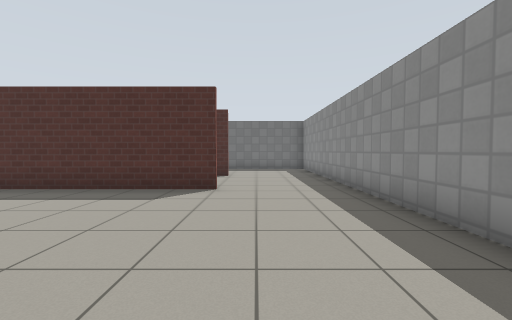
View 1 (above)

21 first-person views from a walk through a world built for the Gazebo simulator. The camera is 0.94 m above the floor, tilts 2° down and sees 90° across. The floor is counted in squares, 1 m on a side. Each view is taken from the middle of a square. On the plan, view 1 faces up. The plan holds only what a view shows up to about 10 squares ahead; the rest is blank. Gazebo's built-in surfaces are drawn with simple patterns.

View 2
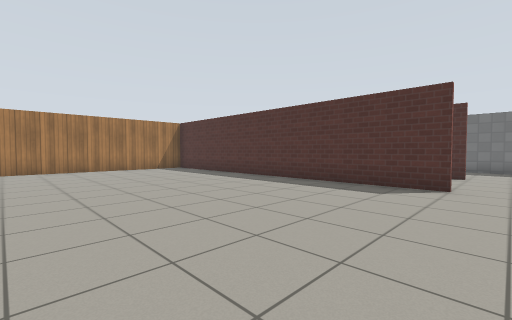

View 3
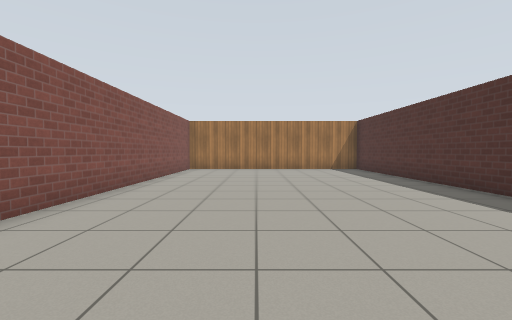

View 4
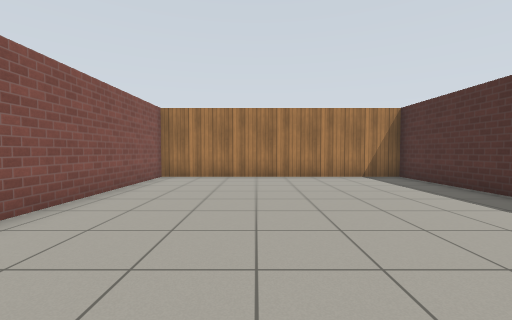

View 5
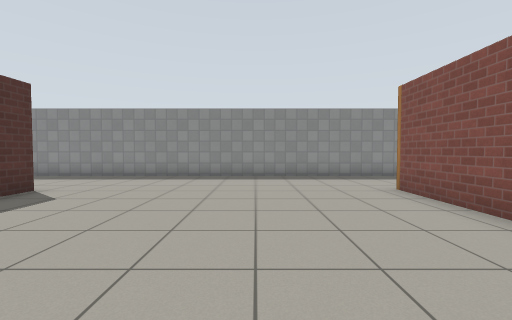

View 6
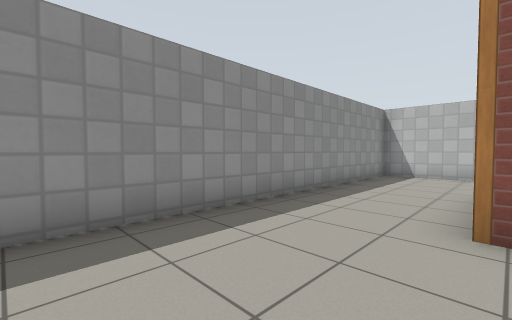

View 7
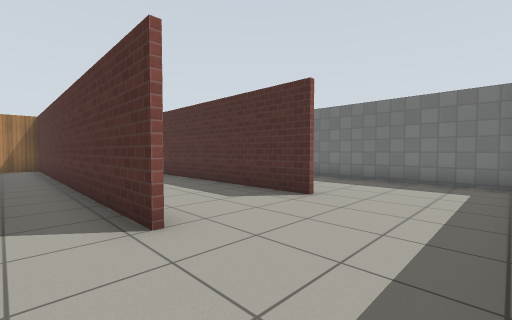

View 8
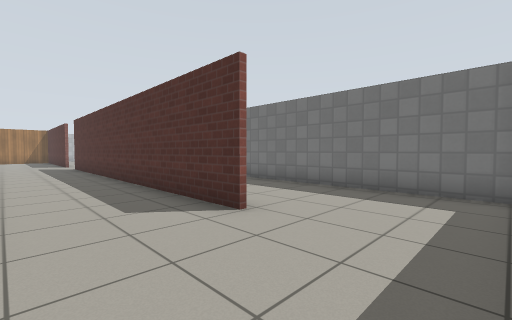

View 9
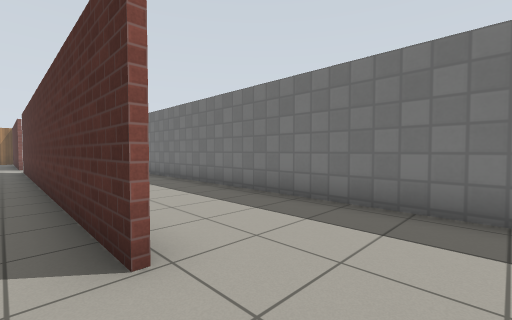

View 10
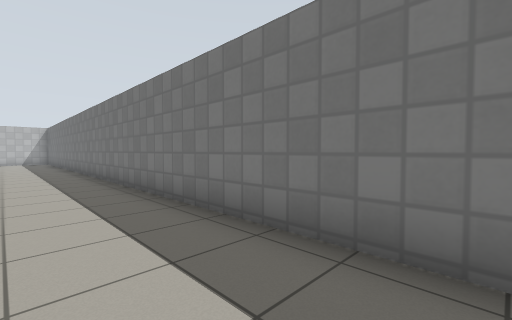

View 11
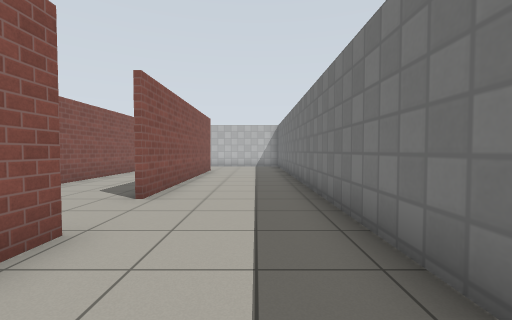

View 12
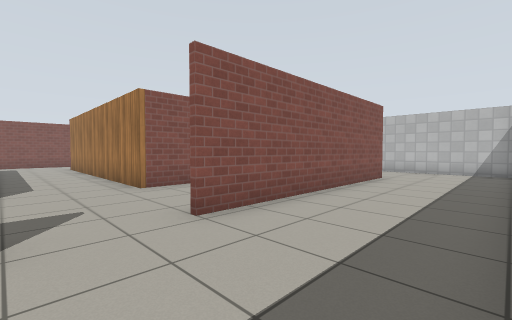

View 13
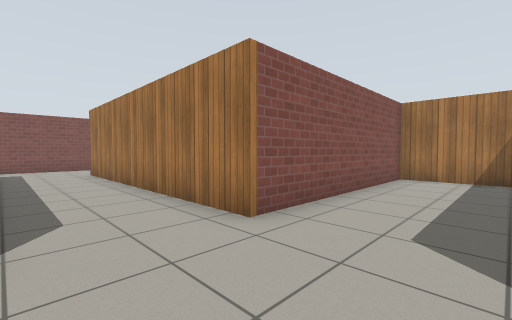

View 14
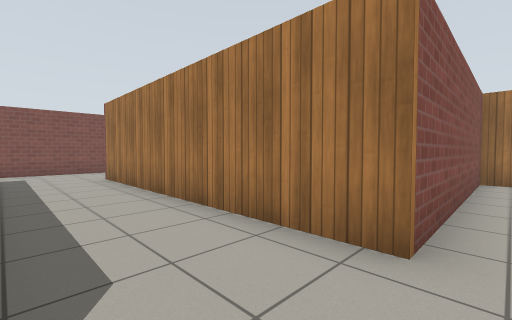

View 15
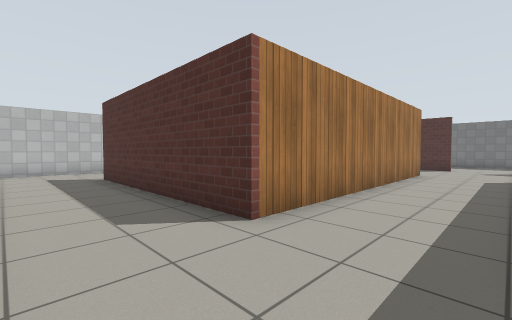

View 16
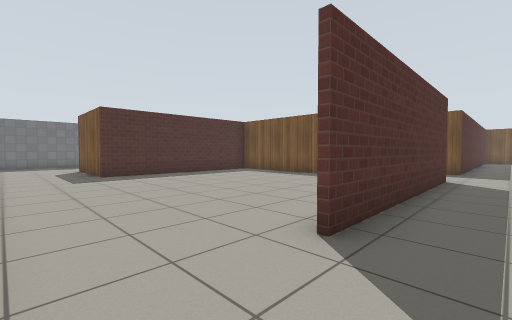

View 17
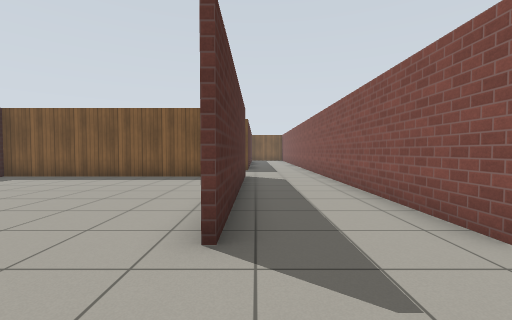

View 18
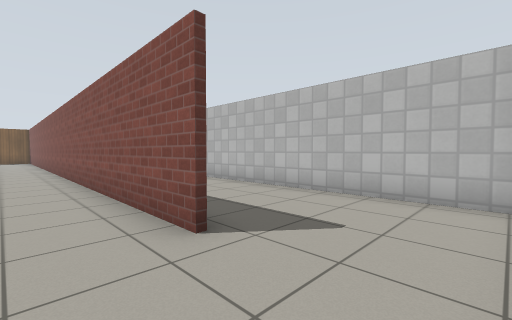

View 19
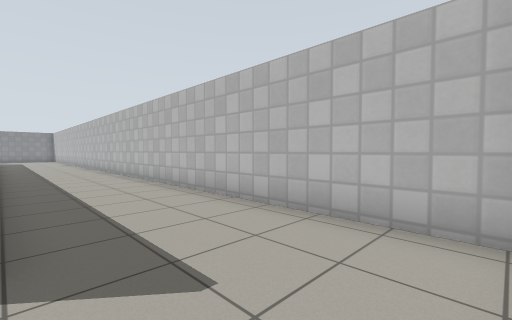

View 20
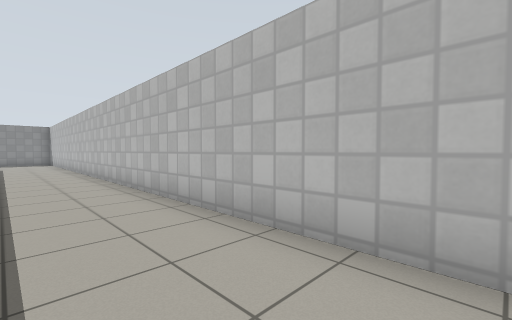

View 21
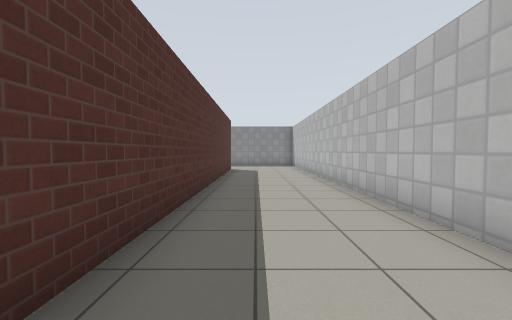

### Floor plan
Ten units are one square. View 1 is at (0, 0); x grows to the right and y downward. Boxes are objects, and circles mark ways between rooms. Rooms are numbered by the first view taken in them; rooms with no view inside come last. Other rooms are left out.
<svg viewBox="-270 -139 300 238">
<path fill="none" stroke="#000" d="M-9 -62 -133 -62 -133 25 -6 25M25 24 25 -65M-166 10 -166 -62M-139 -98 -131 -98M-220 -62 -235 -62 -235 -76M-233 -91 -233 -64 -165 -64 -165 26 -235 26M-235 56 -134 56M-235 -98 -159 -98M-41 57 -127 57M-265 32 -265 51M-10 -97 -125 -97M-261 94 -39 94M-265 -131 -265 -112M25 -65 25 -100M-3 94 25 94 25 24M21 -134 -209 -134"/>
<circle cx="10" cy="-70" r="3" fill="#2a7"/>
<circle cx="10" cy="30" r="3" fill="#2a7"/>
<text x="-50" y="-20">1</text>
<text x="-140" y="-20">2</text>
</svg>
Room 1 opens to room 2.

Where each view was taken, in squares from view 1:
view 1: 0 up, 0 right, facing up
view 2: 1 down, 0 right, facing up-left
view 3: 1 up, 0 right, facing left
view 4: 1 up, 4 left, facing left
view 5: 1 up, 7 left, facing right
view 6: 1 up, 1 left, facing down-right
view 7: 5 up, 2 right, facing up-left
view 8: 7 up, 2 right, facing up-left
view 9: 9 up, 1 right, facing up-left
view 10: 11 up, 4 left, facing up-left
view 11: 12 up, 11 left, facing left
view 12: 13 up, 14 left, facing down-left
view 13: 9 up, 14 left, facing down-left
view 14: 7 up, 14 left, facing down-left
view 15: 5 down, 14 left, facing up-left
view 16: 4 down, 26 left, facing up-right
view 17: 3 down, 26 left, facing right
view 18: 4 down, 26 left, facing down-right
view 19: 6 down, 26 left, facing down-right
view 20: 7 down, 19 left, facing down-right
view 21: 7 down, 14 left, facing right
